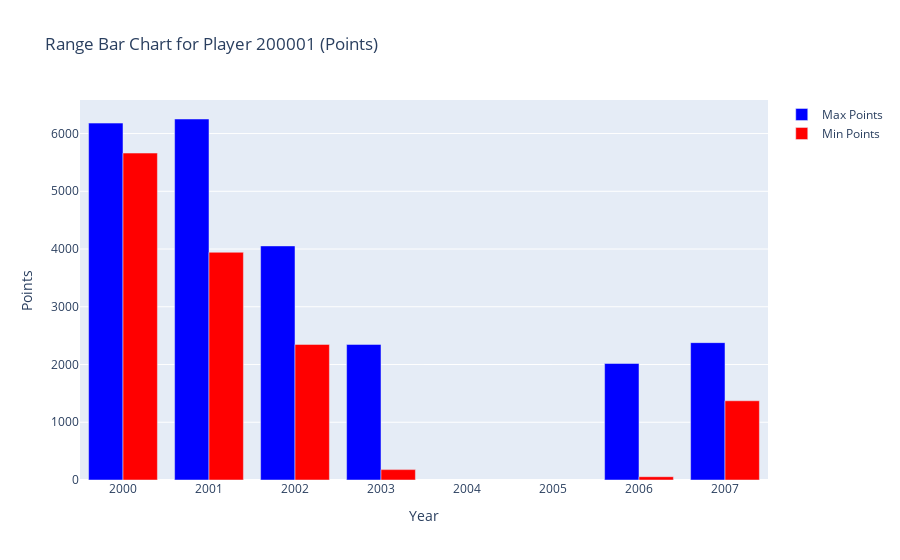

Notebook cell for this chart:
### Code cell
agg_df = player_df.groupby('year')['points'].agg(['min', 'max']).reset_index()

# Create a range bar chart using Plotly
fig = go.Figure(data=[
    go.Bar(x=agg_df['year'], y=agg_df['max'], name='Max Points', marker_color='blue'),
    go.Bar(x=agg_df['year'], y=agg_df['min'], name='Min Points', marker_color='red')
])

fig.update_layout(barmode='group', title='Range Bar Chart for Player 200001 (Points)',
                  xaxis_title='Year', yaxis_title='Points')
fig.show()

### Figure 1 — Plotly figure (JSON) as saved in the notebook; plotly's stock layout.template omitted (floating-point values rounded to 4 significant figures)
{"data": [{"marker": {"color": "blue"}, "name": "Max Points", "type": "bar", "x": [2000, 2001, 2002, 2003, 2006, 2007], "y": [6181, 6252, 4054, 2348, 2018, 2379]}, {"marker": {"color": "red"}, "name": "Min Points", "type": "bar", "x": [2000, 2001, 2002, 2003, 2006, 2007], "y": [5662, 3944, 2348, 180, 57, 1372]}], "layout": {"autosize": true, "barmode": "group", "title": {"text": "Range Bar Chart for Player 200001 (Points)"}, "xaxis": {"autorange": true, "range": [2000.0, 2008.0], "title": {"text": "Year"}, "type": "linear"}, "yaxis": {"autorange": true, "range": [0, 6581.0], "title": {"text": "Points"}, "type": "linear"}}}
